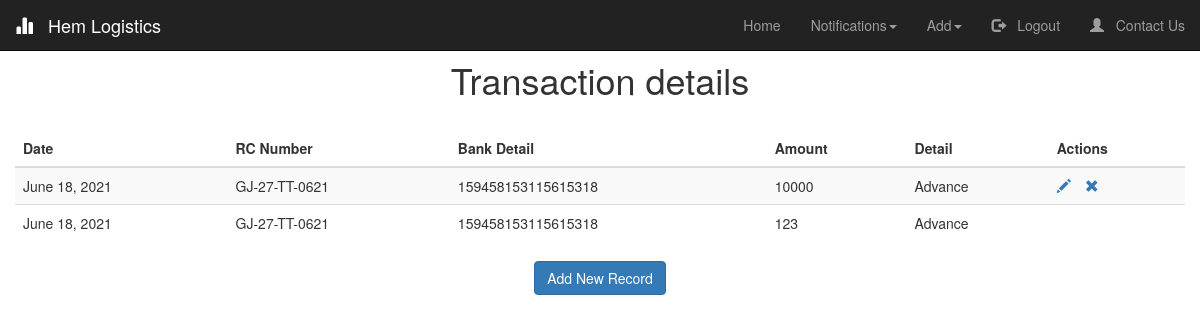
/Transaction/ (signed in), run on an earlier commit of the app's database.
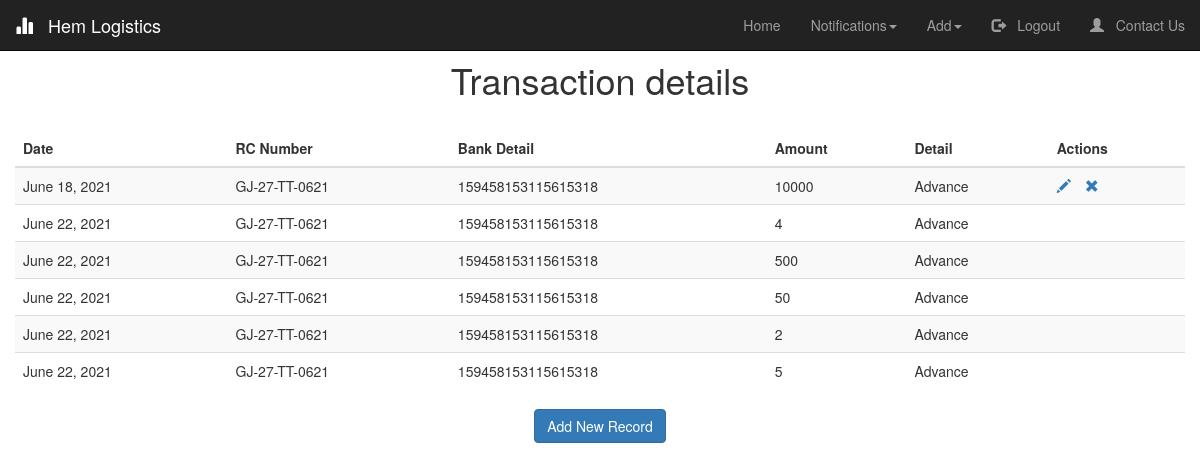
And on a later commit of the database.
### logistics/models.py (models this page shows, shortened)
class Transaction(models.Model):
    Trip_detail = models.ForeignKey(
        'Trip_detail',
        on_delete=models.RESTRICT,
        verbose_name="Trip",
        blank=True,
        null=True,
    )
    Vehicle = models.ForeignKey(
        'Vehicle',
        on_delete=models.RESTRICT,
        verbose_name="RC Number",
    )
    Bank_detail = models.ForeignKey(
        'Bank_detail',
        on_delete=models.RESTRICT,
        verbose_name="Bank Detail",
    )
    Date_created = models.DateField(default=now)
    Amount = models.IntegerField()
    Details = models.CharField(max_length=50,verbose_name="Detail")
    Is_advance = models.BooleanField(default=False)

class Vehicle(models.Model):
    Owner  = models.CharField(max_length=50, verbose_name="Owner's Name")
    RC_number = models.CharField(unique =True, verbose_name="RC Number", max_length=13, validators=[MinLengthValidator(12,message = "Invalid RC Number"), RegexValidator('([A-Z]{2})+-([0-9]{1})+-[A-Z]+-[0-9]{4}',message = "Use proper formatting")])
    PAN_number = models.CharField(verbose_name="PAN Number", max_length=10, validators=[MinLengthValidator(10,message = "Invalid PAN Number")])
    Type = models.CharField(verbose_name="Type of Vehicle", choices=TYPE_CHOICES, max_length=10)
    Other = models.CharField(blank = True,verbose_name='',max_length=10)
    Insurance_policy_number = models.CharField(max_length=25)
    PUC_expiry_date = models.DateField()
    Insurance_expiry_date = models.DateField(validators=[date_validate])#,input_formats = ['%d/%m/%Y'])
    Safety_equipments = models.BooleanField(default=False)
    GPS = models.BooleanField(default=False)
    Contact_number = models.CharField(max_length=10,validators=[MinLengthValidator(10,message = "Invalid Contact Number"),RegexValidator('([0-9]{10})',message="Should be numeric values only")])
    Notifications = models.BooleanField(verbose_name="Notifications Needed", default=True)
    Insurance_expired = models.BooleanField(default=False)
    PUC_expired = models.BooleanField(default=False)
    Available = models.BooleanField(default=True)
    Balance = models.IntegerField(default=0)
    def __str__(self):
        return self.RC_number

class Bank_detail(models.Model):
    Vehicle = models.ForeignKey(
        'Vehicle',
        on_delete=models.RESTRICT,
        verbose_name="RC Number",
    )
    Account_number = models.CharField(verbose_name="Account Number",max_length=20)
    Account_holder = models.CharField(verbose_name="Account Holder",max_length=50)
    IFSC = models.CharField(verbose_name="IFSC Code",max_length=20)
    Account_type = models.CharField(verbose_name="Account Type", choices=(('SAVINGS','SAVINGS'),('CURRENT','CURRENT'),),max_length=7)
    def __str__(self):
        return self.Account_number

### logistics/views.py (the view)
# urls.py: path('Transaction/', logistics_view.show_transaction, name='show_transaction'),
@login_required(login_url='/login')
def show_transaction(request):
	transaction = Transaction.objects.all()
	return render(request, 'show_transaction.html', {'title':'Transaction', 'transaction':transaction })

### logistics/models.py (called while the page is built)
    def __str__(self):
        return self.Trip_id

### logistics/templates/show_transaction.html (shortened to what this page needs)
{% extends "index.html" %}
{% load crispy_forms_tags %}
{% block start %}
<link rel="stylesheet" type="text/css" href="https://cdn.datatables.net/1.10.24/css/jquery.dataTables.css">
<h1 style="text-align: center; padding-top: 20px;"> Transaction details</h1>
<table id="table" class="table table-striped" style="overflow-y: scroll; height: 1px;">
    <thead class="thead-dark">
    <tr>
        <th>Date</th>
        <th>RC Number</th>
        <th>Bank Detail</th>
        <th>Amount</th>
        <th>Detail</th>
        <th>Actions</th>
    </tr>
    </thead>
    <tbody>
{% for x in transaction %}
    <tr>
        <td>{{ x.Date_created }}</td>
        <td>{{ x.Vehicle }}</td>
        <td>{{ x.Bank_detail }}</td>
        <td>{{ x.Amount }}</td>
        <td>{{ x.Details }}</td>
        <td id = "{{x.id}}_action">
            <a href="/edit_transaction/{{ x.id }}"><span class="glyphicon glyphicon-pencil" > </span></a>
            <a href="/delete_transaction/{{ x.id }}" class="confirm-delete"><span class="glyphicon glyphicon-remove" style="margin-left: 10px;" > </span></a>
        </td>
    </tr>
{% endfor %}
    </tbody>
</table>
{% if user.is_authenticated %}
<center><a href="/Add Transaction/" class="btn btn-primary">Add New Record</a></center>
{% endif %}
{% endblock start %}

What changed in the data, as far as the page shows it:
removed Transaction: Date_created "June 18, 2021", Vehicle "GJ-27-TT-0621", Bank_detail "159458153115615318", Amount "123", Details "Advance"
added Transaction: Date_created "June 22, 2021", Vehicle "GJ-27-TT-0621", Bank_detail "159458153115615318", Amount "4", Details "Advance"
added Transaction: Date_created "June 22, 2021", Vehicle "GJ-27-TT-0621", Bank_detail "159458153115615318", Amount "500", Details "Advance"
added Transaction: Date_created "June 22, 2021", Vehicle "GJ-27-TT-0621", Bank_detail "159458153115615318", Amount "50", Details "Advance"
added Transaction: Date_created "June 22, 2021", Vehicle "GJ-27-TT-0621", Bank_detail "159458153115615318", Amount "2", Details "Advance"
added Transaction: Date_created "June 22, 2021", Vehicle "GJ-27-TT-0621", Bank_detail "159458153115615318", Amount "5", Details "Advance"
